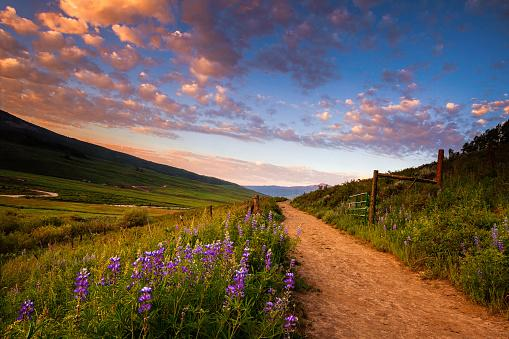
#> input picture primeri zagovora/primer_zagovora_hsl/planina-uint8.jpeg, 509 x 339 px, found by its file name
$ python main.py
#> lines starting #> are read from the running program, lines starting #| are printed output that depends on the picture; after the words box and inside, x2 and y2 are one past the last pixel; in counts of white or black regions, pixels touching at a corner belong together
#> further down, img is the input picture: shape (339, 509, 3); mean R, G, B 111, 94.7, 83.5
#%%
import matplotlib.pyplot as plt
import numpy as np


path = r"primeri zagovora\primer_zagovora_hsl\planina-uint8.jpeg"
def standardize_image(iImage):
    """
    Standardizes the intensity of an RGB image.

    Args:
        iImage: Input RGB image.

    Returns:
        Standardized RGB image.
    """
    # Convert image to float type for calculation
    oImage = iImage.astype(np.float64)

    # Standardize each channel separately
    for i in range(oImage.shape[2]):
        channel = oImage[:, :, i]
        mean = np.mean(channel)
        std = np.std(channel)
        # Avoid division by zero if a channel is uniform
        if std > 0:
            oImage[:, :, i] = (channel - mean) / std
        else:
            oImage[:, :, i] = channel - mean
#> this loop made 3 passes
#> (mean, std) on passes 1 to 3: (111, 60.9), (94.74, 49.14), (83.46, 71.01)
#> pass 1, in standardize_image, `channel = oImage[:, :, i]`:
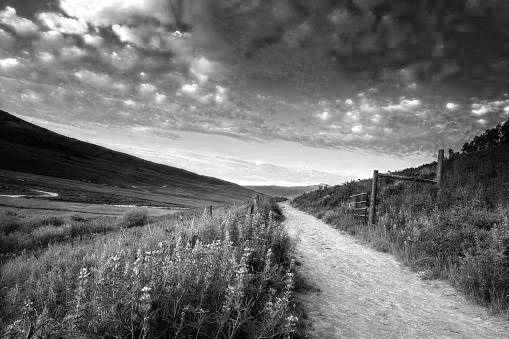
#> channel: shape (339, 509) float64; min 0, max 255, mean 111
#> after the loop:
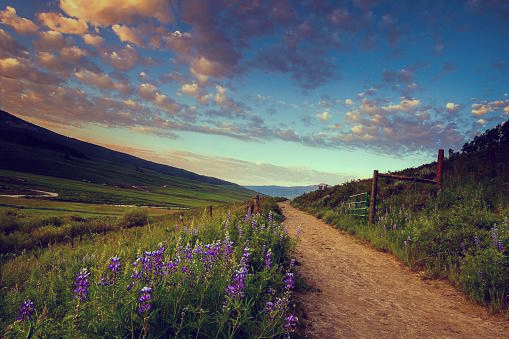
#> oImage: shape (339, 509, 3) float64; mean R, G, B -2.59e-15, -8.47e-15, -6.02e-14; drawn with min black and max white

    return oImage

# 1. Load the image
try:
    # The user wants to use plt.imread
        img = plt.imread(path)
except FileNotFoundError:
    print("Error: 'planina-uint8.jpeg' not found. Make sure the image is in the same directory as the script.")
    exit()

# Standardize the input image
img_std = standardize_image(img)

# Display the standardized image
# For visualization, we scale the image to the [0, 1] range
img_display = (img_std - np.min(img_std)) / (np.max(img_std) - np.min(img_std))
# Guard against tiny floating point overshoots
img_display = np.clip(img_display, 0.0, 1.0)

plt.figure(figsize=(6, 5))
plt.imshow(img)
plt.title('Original Image')
plt.axis('off')
plt.show()

plt.figure(figsize=(6, 5))
plt.imshow(img_display)
plt.title('Standardized Image')
plt.axis('off')
plt.show()

def rgb2hsl(iRGB):
    """
    Converts an RGB image to HSL.
    """
    iRGB = (iRGB - np.min(iRGB)) / (np.max(iRGB) - np.min(iRGB))
    oHSL = np.zeros_like(iRGB, dtype=np.float64)

    r = iRGB[:, :, 0]
    g = iRGB[:, :, 1]
    b = iRGB[:, :, 2]

    v = np.max(iRGB, axis=2)
    c = v - np.min(iRGB, axis=2)

    l = (v + np.min(iRGB, axis=2)) / 2

    s = np.zeros_like(l)
    # Avoid division by zero
    mask = (l > 0) & (l < 1)
#> mask: shape (339, 509) bool; every value is 1
    s[mask] = c[mask] / (1 - np.abs(2 * l[mask] - 1))

    h = np.zeros_like(l)

    # Hue calculation
    mask_c_zero = c == 0
#> mask_c_zero: shape (339, 509) bool; every value is 0
    h[mask_c_zero] = 0

    mask_v_is_r = (c != 0) & (v == r)
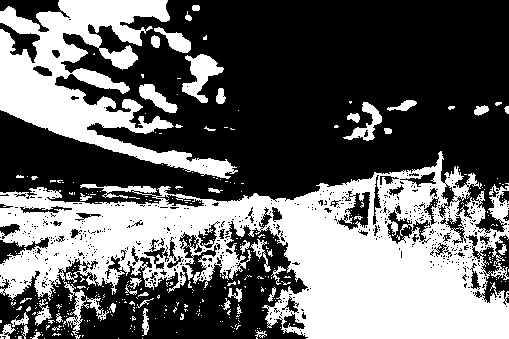
#> mask_v_is_r: shape (339, 509) bool; 40.2% white; 351 white regions (305 under 20 px), largest, box (x1, y1, x2, y2) and area: (0, 151, 509, 339) 48068, (0, 0, 238, 179) 15509, (182, 54, 224, 103) 932
    h[mask_v_is_r] = 60 * ((g[mask_v_is_r] - b[mask_v_is_r]) / c[mask_v_is_r])

    mask_v_is_g = (c != 0) & (v == g)
#> mask_v_is_g: shape (339, 509) bool; 16.9% white; 756 white regions (693 under 20 px), largest, box (x1, y1, x2, y2) and area: (87, 123, 438, 187) 9775, (0, 258, 147, 339) 4872, (146, 221, 284, 339) 4712
    h[mask_v_is_g] = 60 * (2 + (b[mask_v_is_g] - r[mask_v_is_g]) / c[mask_v_is_g])
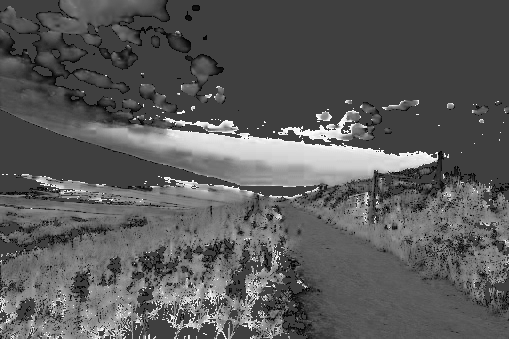
#> h: shape (339, 509) float64; min -59.9, max 179.9, mean 25.2; drawn with min black and max white

    mask_v_is_b = (c != 0) & (v == b)
#> mask_v_is_b: shape (339, 509) bool; 42.9% white; 994 white regions (924 under 20 px), largest, box (x1, y1, x2, y2) and area: (55, 0, 509, 211) 52657, (0, 110, 320, 198) 8674, (135, 300, 219, 339) 1572
    h[mask_v_is_b] = 60 * (4 + (r[mask_v_is_b] - g[mask_v_is_b]) / c[mask_v_is_b])

    # Normalize h to [0, 360]
    h[h < 0] += 360
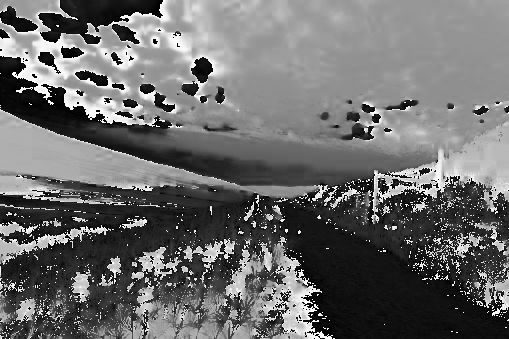
#> h: shape (339, 509) float64; min 0.0194, max 359.9, mean 151.4; drawn with min black and max white

    oHSL[:, :, 0] = h
    oHSL[:, :, 1] = s
    oHSL[:, :, 2] = l

    return oHSL

def hsl2rgb(iHSL):
    """Converts an HSL image (H in degrees, S/L in [0,1]) back to RGB in [0,1]."""
    h = iHSL[:, :, 0] / 60.0  # scale hue to [0,6)
    s = iHSL[:, :, 1]
    l = iHSL[:, :, 2]

    c = (1 - np.abs(2 * l - 1)) * s
    x = c * (1 - np.abs((h % 2) - 1))
    m = l - c / 2

    r1 = np.zeros_like(h)
    g1 = np.zeros_like(h)
    b1 = np.zeros_like(h)

    mask = (h >= 0) & (h < 1)
    r1[mask], g1[mask], b1[mask] = c[mask], x[mask], 0

    mask = (h >= 1) & (h < 2)
    r1[mask], g1[mask], b1[mask] = x[mask], c[mask], 0

    mask = (h >= 2) & (h < 3)
    r1[mask], g1[mask], b1[mask] = 0, c[mask], x[mask]

    mask = (h >= 3) & (h < 4)
    r1[mask], g1[mask], b1[mask] = 0, x[mask], c[mask]

    mask = (h >= 4) & (h < 5)
    r1[mask], g1[mask], b1[mask] = x[mask], 0, c[mask]

    mask = (h >= 5) & (h < 6)
    r1[mask], g1[mask], b1[mask] = c[mask], 0, x[mask]

    oRGB = np.zeros_like(iHSL)
    oRGB[:, :, 0] = r1 + m
    oRGB[:, :, 1] = g1 + m
    oRGB[:, :, 2] = b1 + m

    return np.clip(oRGB, 0.0, 1.0)

# Convert the standardized image to HSL
img_hsl = rgb2hsl(img_std)

# Transform hue channel: scale values in [10,200) by 1/10
h_slice = img_hsl[:, :, 0].copy()
mask_h = (h_slice >= 10) & (h_slice < 200)
#> mask_h: shape (339, 509) bool; 50% white; 1328 black regions (1255 under 20 px), largest, box (x1, y1, x2, y2) and area: (0, 0, 509, 224) 59372, (0, 109, 331, 203) 8004, (249, 236, 339, 339) 3374
h_slice[mask_h] = h_slice[mask_h] / 10.0

img_hsl_transformed = img_hsl.copy()
img_hsl_transformed[:, :, 0] = h_slice

# For visualization, we need to scale the HSL image channels to the [0, 1] range
img_hsl_display = np.zeros_like(img_hsl)
img_hsl_display[:, :, 0] = img_hsl[:, :, 0] / 360.0  # Hue is in [0, 360]
img_hsl_display[:, :, 1] = img_hsl[:, :, 1]          # Saturation is already [0, 1]
img_hsl_display[:, :, 2] = img_hsl[:, :, 2]          # Lightness is already [0, 1]
img_hsl_display = np.clip(img_hsl_display, 0.0, 1.0)

plt.figure(figsize=(6, 5))
plt.imshow(img_hsl_display)
plt.title('HSL Image')
plt.axis('off')
plt.show()

# Display transformed HSL image
img_hsl_transformed_display = np.zeros_like(img_hsl_transformed)
img_hsl_transformed_display[:, :, 0] = img_hsl_transformed[:, :, 0] / 360.0
img_hsl_transformed_display[:, :, 1] = img_hsl_transformed[:, :, 1]
img_hsl_transformed_display[:, :, 2] = img_hsl_transformed[:, :, 2]
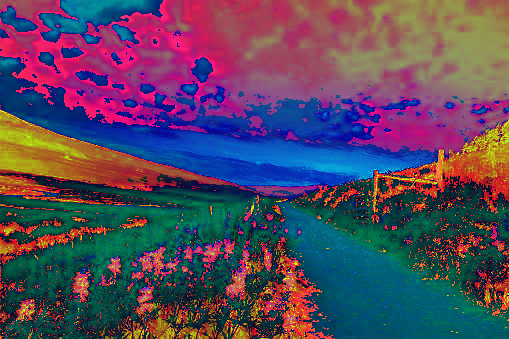
#> img_hsl_transformed_display: shape (339, 509, 3) float64; mean of channels 0, 1, 2 0.337, 0.282, 0.371; drawn as R, G, B
img_hsl_transformed_display = np.clip(img_hsl_transformed_display, 0.0, 1.0)

plt.figure(figsize=(6, 5))
plt.imshow(img_hsl_transformed_display)
plt.title('Transformed HSL Image')
plt.axis('off')
plt.show()

# Convert back to RGB and display
img_rgb_from_hsl = hsl2rgb(img_hsl)
#> in hsl2rgb, `mask = (h >= 0) & (h < 1)`: mask: shape (339, 509) bool; 32.4% white; 592 white regions (528 under 20 px), largest, box (x1, y1, x2, y2) and area: (0, 174, 509, 339) 39443, (0, 56, 238, 179) 6105, (38, 0, 163, 44) 2905
#> in hsl2rgb, `r1[mask], g1[mask], b1[mask] = c[mask], x[mask], 0`: b1: shape (339, 509) float64; every value is 0
#> in hsl2rgb, `mask = (h >= 1) & (h < 2)`: mask: shape (339, 509) bool; 11.8% white; 743 white regions (681 under 20 px), largest, box (x1, y1, x2, y2) and area: (1, 258, 147, 339) 4332, (87, 123, 390, 187) 4238, (146, 254, 234, 331) 1723
#> in hsl2rgb, `r1[mask], g1[mask], b1[mask] = x[mask], c[mask], 0`:
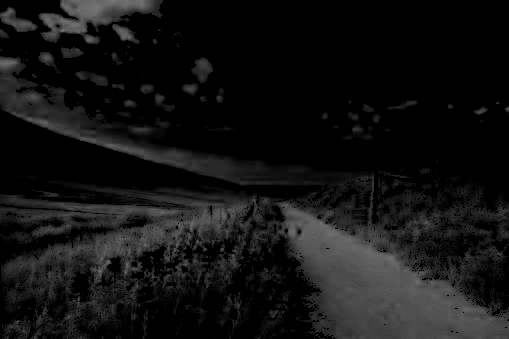
#> r1: shape (339, 509) float64; min 0, max 0.468, mean 0.0757
img_rgb_from_hsl_transformed = hsl2rgb(img_hsl_transformed)

plt.figure(figsize=(6, 5))
plt.imshow(img_rgb_from_hsl)
plt.title('RGB from HSL')
plt.axis('off')
plt.show()

plt.figure(figsize=(6, 5))
plt.imshow(img_rgb_from_hsl_transformed)
plt.title('RGB from Transformed HSL')
plt.axis('off')
plt.show()


# %%
